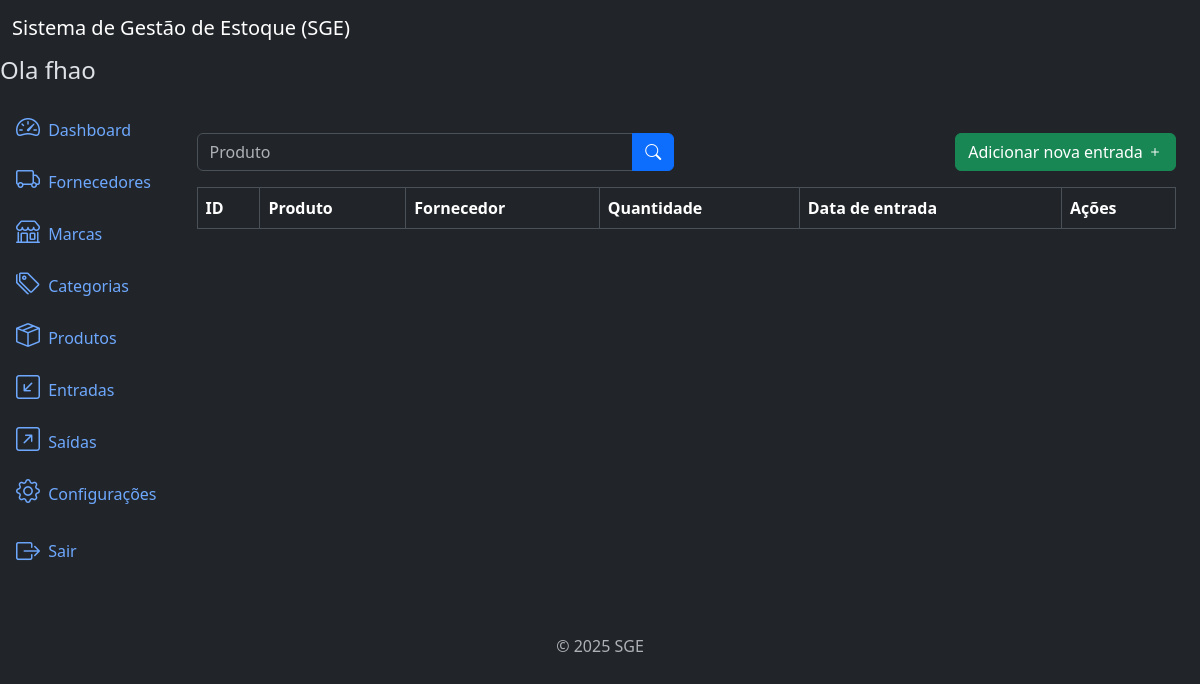
Before: /inflows/list/ (signed in) with the older database file.
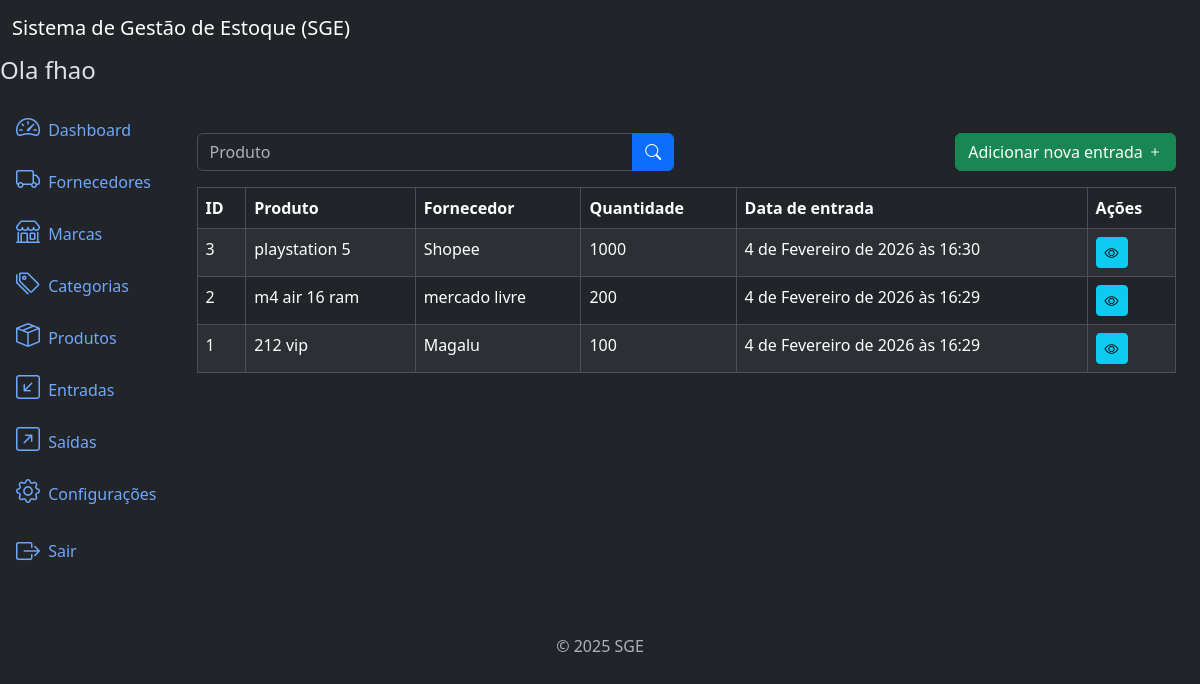
After: the same page with the newer database file.
### inflows/models.py (models this page shows, shortened)
class Inflow(models.Model):
    supplier = models.ForeignKey(
        Supplier,
        on_delete=models.PROTECT,
        related_name='inflows'
    )
    product = models.ForeignKey(
        Product,
        on_delete=models.PROTECT,
        related_name='inflows'
    )
    quantity = models.IntegerField()
    description = models.TextField(
        blank=True,
        null=True,
    )
    created_at = models.DateTimeField(
        auto_now_add=True,
    )
    updated_at = models.DateTimeField(
        auto_now=True,
    )
    class Meta:
        ordering = ['-created_at']   # `-` ordem descrecente

### products/models.py (models this page shows)
class Product(models.Model):
    title = models.CharField(
        max_length=500
    )
    brand = models.ForeignKey(
        Brand,
        on_delete=models.PROTECT,
        related_name='products'
    )
    category = models.ForeignKey(
        Category,
        on_delete=models.PROTECT,
        related_name='products'
    )
    description = models.TextField(
        blank=True,
        null=True,
    )
    serie_number = models.CharField(
        max_length=200,
        blank=True,
        null=True,
    )
    cost_price = models.DecimalField(
        max_digits=20,
        decimal_places=2,
    )  # preço de custo
    selling_price = models.DecimalField(
        max_digits=20,
        decimal_places=2,
    )  # preço vendido
    quantity = models.IntegerField(
        default=0,
    )
    created_at = models.DateTimeField(
        auto_now_add=True,
    )
    updated_at = models.DateTimeField(
        auto_now=True
    )
    class Meta:
        ordering = ['title']
    def __str__(self):
        return self.title

### suppliers/models.py (models this page shows)
class Supplier(models.Model):
    name = models.CharField(max_length=500)
    description = models.TextField(
        blank=True,
        null=True,
    )
    created_at = models.DateTimeField(
        auto_now_add=True
    )
    updated_at = models.DateTimeField(
        auto_now=True
    )
    class Meta:
        ordering = ['name']
    def __str__(self):
        return self.name

### inflows/views.py (the view)
# urls.py: path('inflows/list/', views.InflowListView.as_view(), name='inflow_list'),
class InflowListView(LoginRequiredMixin, PermissionRequiredMixin, ListView):
    model = models.Inflow
    template_name = 'inflow_list.html'
    context_object_name = 'inflows'
    paginate_by = 10
    permission_required = 'inflows.view_inflow'
    def get_queryset(self):
        queryset = super().get_queryset()
        product = self.request.GET.get('product')
        if product:
            queryset = queryset.filter(product__title__icontains=product)
        return queryset

### inflows/templates/inflow_list.html (shortened to what this page needs)
{% extends 'base.html' %}
{% block content %}
<div class="row mb-3">
   <div class="col-md-6">
      <form method="get" action="{% url 'inflow_list' %}">
         <div class="input-group">
            <input type="text" class="form-control" name="product" placeholder="Produto" value="{{ request.GET.product }}">
            <button type="submit" class="btn btn-primary">
               <i class="bi bi-search"></i>
            </button>
         </div>
      </form>
   </div>
   {% if perms.inflows.add_inflow %}
      <div class="col-md-6">
         <a href="{% url 'inflow_create' %}" class="btn btn-success float-end">
            Adicionar nova entrada
            <i class="bi bi-plus"></i>
         </a>
      </div>
   {% endif %}
</div>
<div class="table-responsive">
   <table class="table table-striped table-bordered">
      <thead class="thead-dark">
         <tr>
            <th>ID</th>
            <th>Produto</th>
            <th>Fornecedor</th>
            <th>Quantidade</th>
            <th>Data de entrada</th>
            <th>Ações</th>
         </tr>
      </thead>
      <tbody>
         {% for inflow in inflows %}
         <tr>
            <td>{{ inflow.id }}</td>
            <td>{{ inflow.product }}</td>
            <td>{{ inflow.supplier }}</td>
            <td>{{ inflow.quantity }}</td>
            <td>{{ inflow.created_at }}</td>
            <td>
               <a href="{% url 'inflow_detail' inflow.id %}" class="btn btn-info btn-sm">
                  <i class="bi bi-eye"></i>
               </a>
            </td>
         </tr>
         {% endfor %}
      </tbody>
   </table>
</div>
{% endblock %}

Changed rows visible on the page:
added Inflow: id "3", product "playstation 5", supplier "Shopee", quantity "1000", created_at "4 de Fevereiro de 2026 às 16:30"
added Inflow: id "2", product "m4 air 16 ram", supplier "mercado livre", quantity "200", created_at "4 de Fevereiro de 2026 às 16:29"
added Inflow: id "1", product "212 vip", supplier "Magalu", quantity "100", created_at "4 de Fevereiro de 2026 às 16:29"
